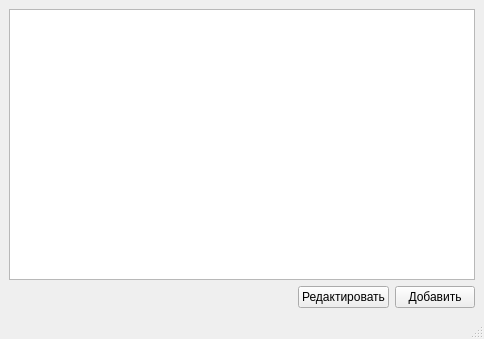
<?xml version="1.0" encoding="UTF-8"?>
<ui version="4.0">
 <class>Expresso</class>
 <widget class="QMainWindow" name="Expresso">
  <property name="geometry">
   <rect>
    <x>0</x>
    <y>0</y>
    <width>484</width>
    <height>339</height>
   </rect>
  </property>
  <property name="windowTitle">
   <string>MainWindow</string>
  </property>
  <widget class="QWidget" name="centralwidget">
   <layout class="QVBoxLayout" name="verticalLayout_3">
    <item>
     <widget class="QTableWidget" name="tableWidget"/>
    </item>
    <item>
     <layout class="QHBoxLayout" name="horizontalLayout_2">
      <item>
       <spacer name="horizontalSpacer">
        <property name="orientation">
         <enum>Qt::Horizontal</enum>
        </property>
        <property name="sizeHint" stdset="0">
         <size>
          <width>40</width>
          <height>20</height>
         </size>
        </property>
       </spacer>
      </item>
      <item>
       <widget class="QPushButton" name="redact">
        <property name="text">
         <string>Редактировать</string>
        </property>
       </widget>
      </item>
      <item>
       <widget class="QPushButton" name="new_z">
        <property name="text">
         <string>Добавить</string>
        </property>
       </widget>
      </item>
     </layout>
    </item>
   </layout>
  </widget>
  <widget class="QStatusBar" name="statusbar"/>
 </widget>
 <resources/>
 <connections/>
</ui>
